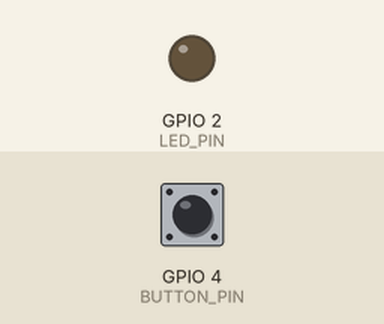
Simulated run of this sketch. Board: ESP8266 (NodeMCU). On the bench: output pins drawn as LEDs (lit = HIGH). The test bench sets the inputs (shaded band); at power-on: GPIO 4 (BUTTON_PIN) LOW. What the sketch prints to the serial monitor is not drawn.

Above: at 1.2 s.
1.3 s: GPIO 4 (BUTTON_PIN) pulled HIGH for 0.15 s
At 1.37 s:
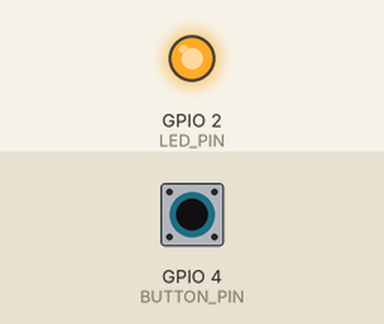
2.9 s: GPIO 4 (BUTTON_PIN) pulled HIGH for 3.2 s
At 7.5 s:
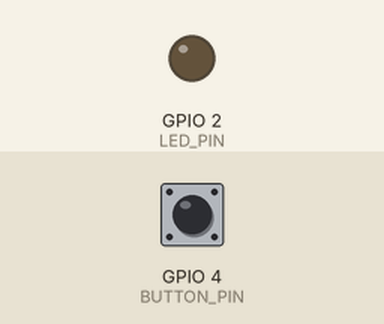
Timing chart, 0 to 9.0 s (numbered marks = the images above; inputs shaded):
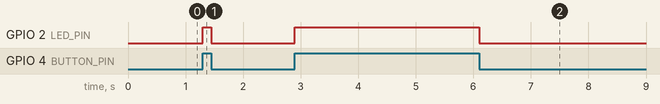

Measured:
- after the input at 1.3 s, GPIO 2 (LED_PIN): LOW → HIGH at once, → LOW 0.15 s later
- after the input at 2.9 s, GPIO 2 (LED_PIN): LOW → HIGH at once, → LOW 3.2 s later

The sketch:

8266-Work3.ino
```cpp
#define BUTTON_PIN 4
#define LDR_PIN A0
#define LED_PIN 2
#define BAUD_RATE 115200


void setup() {
  // put your setup code here, to run once:
    Serial.begin(BAUD_RATE);
    pinMode(LED_PIN, OUTPUT);
    Serial.println("\nReady");
    // pinMode(BUTTON_PIN, INPUT_PULLUP);
}

void loop() {
  // put your main code here, to run repeatedly:
    int data, output;
    data = digitalRead(BUTTON_PIN);
    Serial.printf("DATA : %d\n", data);
    output = data;
    digitalWrite(LED_PIN, output);
    // delay(1000);
    // int intensity;
    // intensity = analogRead(LDR_PIN);
    // Serial.printf("Intensity : %d\n", intensity);
    // delay(1000);

}
```
